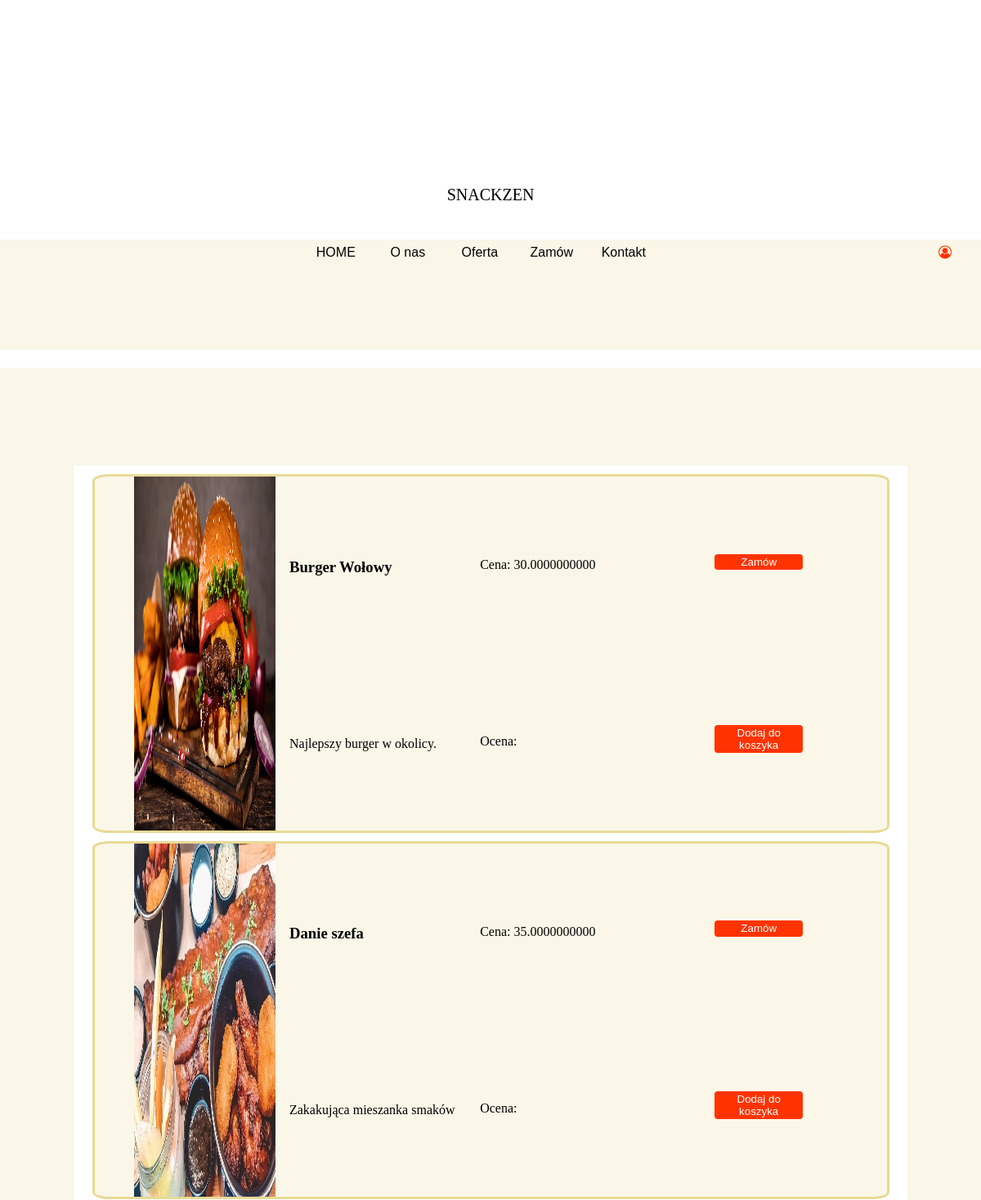
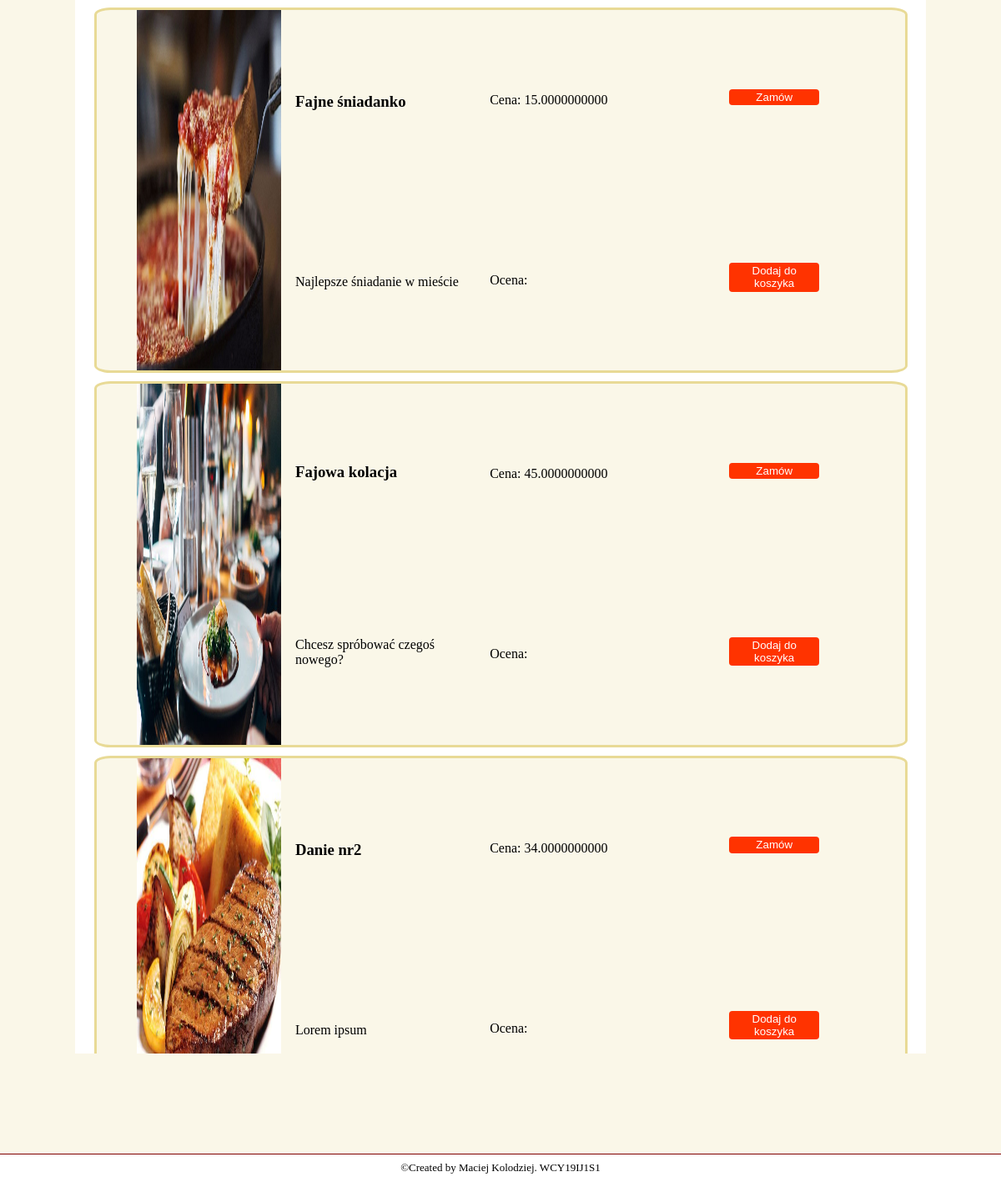
/order, run on the app's committed database (2 pictures, top to bottom).
### Restaurant/models.py (models this page shows, shortened)
class Product(db.Model):
    id = db.Column(db.Integer, primary_key=True)
    name = db.Column(db.String(50), unique=True, nullable=False)
    cost = db.Column(db.NUMERIC(2), nullable=False)
    description = db.Column(db.String(200))
    category = db.Column(db.String(40))
    image = db.Column(db.String(50), nullable=False, default='static/food.jpg')

### Restaurant/routes.py (the view)
@app.route('/order')
def order():
    products = Product.query.all()
    return render_template('order.html', menu=menu, title='Order', products=products)

### Restaurant/templates/order.html
{% extends "layout.html" %}
{% block content %}
    <div id="information-box">
        <div id="menu-box">
            {% for product in products %}
            <div class="menu-element2">
                 <div class="menu-food">
                    <div class="food-photo">
                        <img src="{{ product.image }}" width="100%" height="100%">
                    </div>
                    <div class="food-desc">
                        <h3>{{ product.name }}</h3>
                        <p>{{ product.description }} </p>
                    </div>
                     <div class="food-desc">
                        <p>Cena: {{ product.cost }}</p>
                        <p>Ocena: </p>
                    </div>
                    <div class="food-desc">
                        <button><span>Zamów</span></button>
                        <button><span>Dodaj do koszyka</span></button>
                    </div>
                </div>
            </div>
            {% endfor %}
            <br>
        </div>
    </div>
{% endblock content %}

### Restaurant/templates/layout.html (shortened to what this page needs)
<!DOCTYPE html>
<html lang="en">
<head>
    <link rel= "stylesheet" type= "text/css" href= "{{ url_for('static',filename='styles/style.css') }}">
    <link rel= "stylesheet" type= "text/css" href= "{{ url_for('static',filename='styles/fontello.css') }}">
</head>
<body>
    <div id="top-bar">
        <div id="res_name">
            <p>SNACKZEN</p>
        </div>
        <div id="contest-menu">
            {% for el in menu %}
                <a class="contest-menu-element" href="{{ el.url }}">{{ el.name }} </a>
            {% endfor %}
            {% if current_user.is_authenticated %}
                <div class="contest-menu-element-user">
            <a><i class="icon-user"></i></a>
                <div class="dropdown-content">
                    <a href="account">Moj profil</a>
                    <a href="{{ url_for("logout") }}">Wyloguj</a>
                 </div>
            </div>
            {% else %}
                <div class="contest-menu-element-user">
            <a><i class="icon-user"></i></a>
            </div>
            {% endif %}
        </div>
    </div>
{% block content %}{% endblock %}
    <footer>
        <p>©Created by Maciej Kolodziej. WCY19IJ1S1</p>
    </footer>
</body>
</html>

### Restaurant/static/styles/style.css (style rules this page uses)
body { margin: 0px; height: 100vh; width: 100%; background-color: white; overflow: hidden; }
footer { border-top: groove; border-top-color: #800000; border-width: thin; text-align: center; font-size: small; }
footer p { margin-top: 8px; }
#top-bar { position: relative; width: 100%; height: 15%; background-color: white; }
#res_name { position: absolute; bottom: 40%; display: inline-block; vertical-align: middle; text-align: center; width: 100%; font-size: 20px; font-weight: lighter; }
#contest-menu { position: absolute; bottom: 5%; background-color: rgb(250,247, 232); text-align: center; width: 100%; height: 30%; }
.contest-menu-element { font-family: Arial Narrow, sans-serif; width: 7%; text-align: center; color: black; display: inline-block; height: 100%; line-height: 2; text-decoration: none; }
.contest-menu-element-user { margin-left: 28%; margin-right: -28%; text-align: center; color: black; display: inline-block; justify-content: right; height: 100%; line-height: 2; text-decoration: none; }
#information-box { height: 80%; width: 100%; background-color: rgb(250,247, 232); display: flex; flex-direction: row; justify-content: space-around; }
.icon-user { color: #ff3300; }
#menu-box { height: 90%; width: 85%; background-color: #fff; margin: auto; overflow: auto; }
.menu-element2 { width: 95%; height: 20%; background-color: rgb(250,247, 232); margin-top: 1%; margin-left: auto; margin-right: auto; border-radius: 2%; border: solid #e8da96; }
.menu-food { margin: 0 auto 0 auto; height: 100%; width: 90%; display: flex; flex-direction: row; column-gap: 2%; }
.food-photo { width: 20%; height: 100%; }
.food-desc { width: 25%; height: 100%; display: flex; flex-direction: column; justify-content: space-around; }
.food-desc button { align-self: center; border-radius: 4px; background-color: #ff3300; border: none; color: #FFFFFF; text-align: center; width: 50%; transition: all 0.5s; cursor: pointer; padding: 1%; }
.food-desc button span { cursor: pointer; display: inline-block; position: relative; transition: 0.5s; }
.food-desc button span:after { content: '\00bb'; position: absolute; opacity: 0; top: 0; right: -20%; transition: 0.5s; }

### data on the page
Product: image (picture), name "Burger Wołowy", description "Najlepszy burger w okolicy.", cost "30.0000000000"
Product: image (picture), name "Danie szefa", description "Zakakująca mieszanka smaków", cost "35.0000000000"
Product: image (picture), name "Fajne śniadanko", description "Najlepsze śniadanie w mieście", cost "15.0000000000"
Product: image (picture), name "Fajowa kolacja", description "Chcesz spróbować czegoś nowego?", cost "45.0000000000"
Product: image (picture), name "Danie nr2", description "Lorem ipsum", cost "34.0000000000"

### other printed values
{{ el.name }} "HOME" "O nas" "Oferta" "Zamów" "Kontakt"
